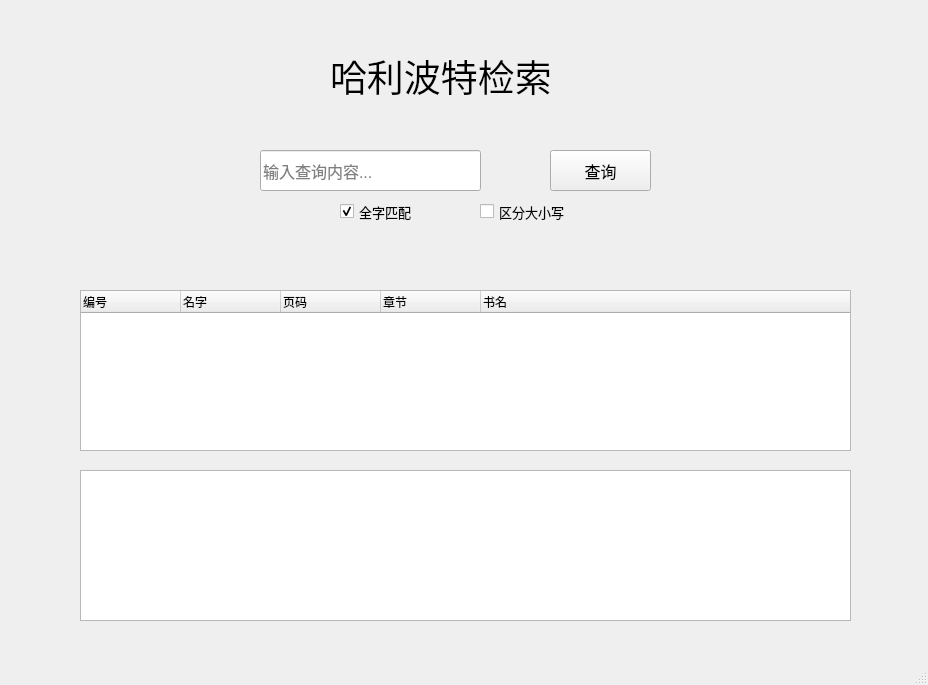
<?xml version="1.0" encoding="UTF-8"?>
<ui version="4.0">
 <class>MainWindow</class>
 <widget class="QMainWindow" name="MainWindow">
  <property name="geometry">
   <rect>
    <x>0</x>
    <y>0</y>
    <width>928</width>
    <height>685</height>
   </rect>
  </property>
  <property name="windowTitle">
   <string>MainWindow</string>
  </property>
  <widget class="QWidget" name="centralwidget">
   <widget class="QTreeWidget" name="result">
    <property name="geometry">
     <rect>
      <x>80</x>
      <y>290</y>
      <width>771</width>
      <height>161</height>
     </rect>
    </property>
    <column>
     <property name="text">
      <string>编号</string>
     </property>
    </column>
    <column>
     <property name="text">
      <string>名字</string>
     </property>
    </column>
    <column>
     <property name="text">
      <string>页码</string>
     </property>
    </column>
    <column>
     <property name="text">
      <string>章节</string>
     </property>
    </column>
    <column>
     <property name="text">
      <string>书名</string>
     </property>
    </column>
   </widget>
   <widget class="QTextBrowser" name="context">
    <property name="geometry">
     <rect>
      <x>80</x>
      <y>470</y>
      <width>771</width>
      <height>151</height>
     </rect>
    </property>
    <property name="html">
     <string>&lt;!DOCTYPE HTML PUBLIC &quot;-//W3C//DTD HTML 4.0//EN&quot; &quot;http://www.w3.org/TR/REC-html40/strict.dtd&quot;&gt;
&lt;html&gt;&lt;head&gt;&lt;meta name=&quot;qrichtext&quot; content=&quot;1&quot; /&gt;&lt;meta charset=&quot;utf-8&quot; /&gt;&lt;style type=&quot;text/css&quot;&gt;
p, li { white-space: pre-wrap; }
hr { height: 1px; border-width: 0; }
li.unchecked::marker { content: &quot;\2610&quot;; }
li.checked::marker { content: &quot;\2612&quot;; }
&lt;/style&gt;&lt;/head&gt;&lt;body style=&quot; font-family:'Microsoft YaHei UI'; font-size:9pt; font-weight:400; font-style:normal;&quot;&gt;
&lt;p style=&quot;-qt-paragraph-type:empty; margin-top:0px; margin-bottom:0px; margin-left:0px; margin-right:0px; -qt-block-indent:0; text-indent:0px;&quot;&gt;&lt;br /&gt;&lt;/p&gt;&lt;/body&gt;&lt;/html&gt;</string>
    </property>
   </widget>
   <widget class="QPushButton" name="searchButton">
    <property name="geometry">
     <rect>
      <x>550</x>
      <y>150</y>
      <width>101</width>
      <height>41</height>
     </rect>
    </property>
    <property name="font">
     <font>
      <pointsize>12</pointsize>
     </font>
    </property>
    <property name="text">
     <string>查询</string>
    </property>
   </widget>
   <widget class="QLabel" name="label">
    <property name="geometry">
     <rect>
      <x>330</x>
      <y>50</y>
      <width>291</width>
      <height>51</height>
     </rect>
    </property>
    <property name="font">
     <font>
      <pointsize>28</pointsize>
      <italic>false</italic>
      <bold>false</bold>
      <underline>false</underline>
     </font>
    </property>
    <property name="text">
     <string>哈利波特检索</string>
    </property>
   </widget>
   <widget class="QLineEdit" name="searchInput">
    <property name="geometry">
     <rect>
      <x>260</x>
      <y>150</y>
      <width>221</width>
      <height>41</height>
     </rect>
    </property>
    <property name="font">
     <font>
      <pointsize>12</pointsize>
     </font>
    </property>
    <property name="placeholderText">
     <string>输入查询内容...</string>
    </property>
   </widget>
   <widget class="QCheckBox" name="isGrep">
    <property name="geometry">
     <rect>
      <x>340</x>
      <y>200</y>
      <width>101</width>
      <height>23</height>
     </rect>
    </property>
    <property name="font">
     <font>
      <pointsize>10</pointsize>
     </font>
    </property>
    <property name="text">
     <string>全字匹配</string>
    </property>
    <property name="iconSize">
     <size>
      <width>20</width>
      <height>20</height>
     </size>
    </property>
    <property name="checked">
     <bool>true</bool>
    </property>
   </widget>
   <widget class="QCheckBox" name="isCaseSensitive">
    <property name="geometry">
     <rect>
      <x>480</x>
      <y>200</y>
      <width>121</width>
      <height>23</height>
     </rect>
    </property>
    <property name="font">
     <font>
      <pointsize>10</pointsize>
     </font>
    </property>
    <property name="text">
     <string>区分大小写</string>
    </property>
    <property name="iconSize">
     <size>
      <width>20</width>
      <height>20</height>
     </size>
    </property>
    <property name="checked">
     <bool>false</bool>
    </property>
   </widget>
  </widget>
  <widget class="QMenuBar" name="menubar">
   <property name="geometry">
    <rect>
     <x>0</x>
     <y>0</y>
     <width>928</width>
     <height>25</height>
    </rect>
   </property>
  </widget>
  <widget class="QStatusBar" name="statusbar"/>
 </widget>
 <resources/>
 <connections/>
</ui>
